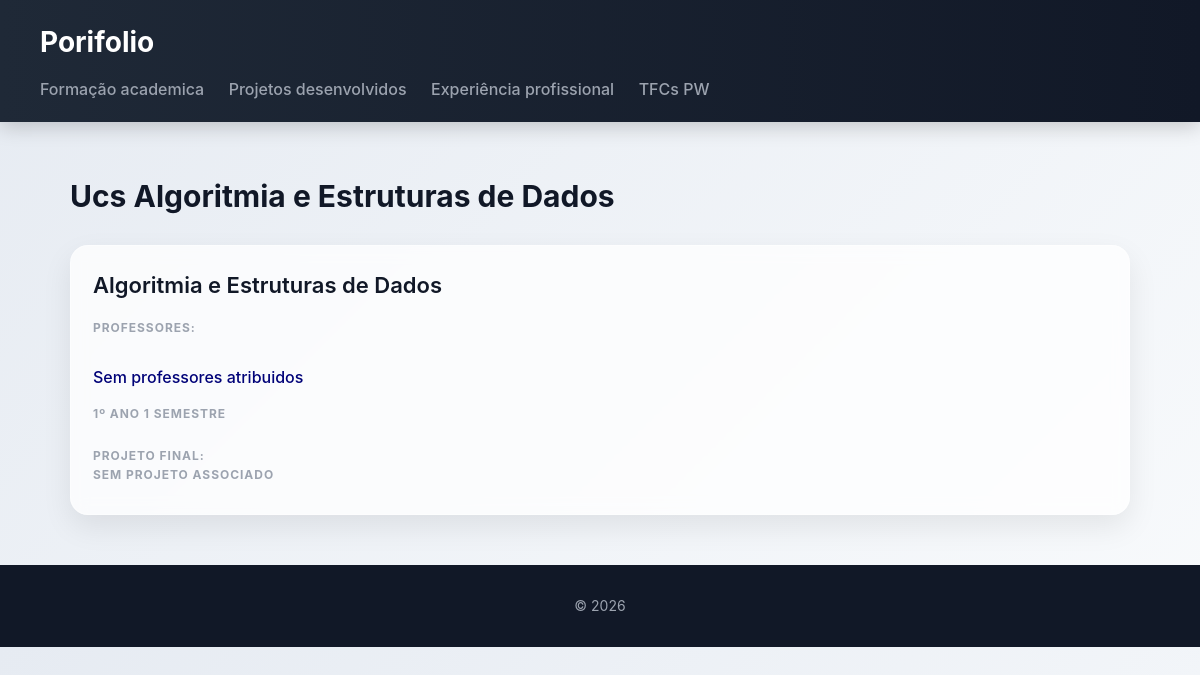
Before: /portifolio/ucs/27/ with the older database file.
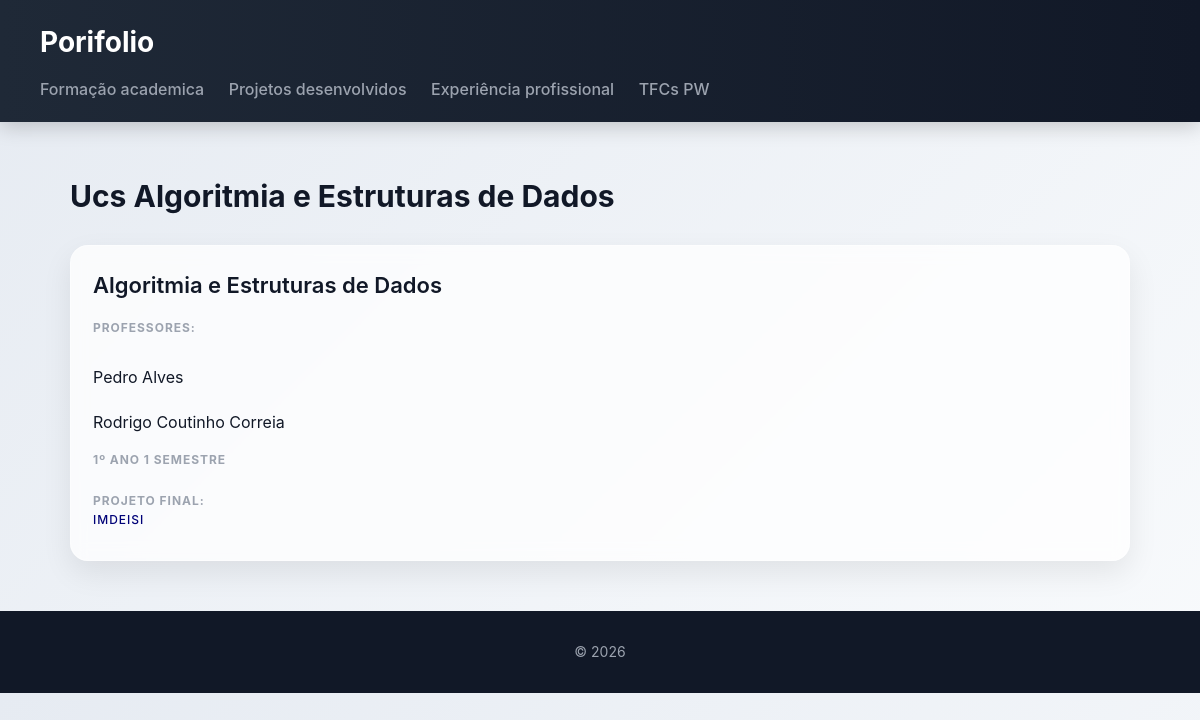
After: the same page with the newer database file.
### portifolio/models.py (models this page shows)
class UC (models.Model):
    nome = models.CharField(max_length=500, null=False, blank=False)
    docentes = models.ManyToManyField(Docente, blank=False)
    tecnologias_aprendidas = models.ManyToManyField(Tecnologia, blank=True)
    projeto_final = models.OneToOneField(Projeto, null=True, on_delete=models.SET_NULL, blank=True)
    resumo = models.CharField(max_length=100)
    ect = models.IntegerField(blank=False, null=True)
    ano_curricular = models.IntegerField(blank=False, null=True)
    semestre = models.IntegerField(blank=False, null= True)
    class Meta:
        ordering = ['nome']
    def __str__(self):
        return self.nome

class Docente (models.Model):
    nome = models.CharField(max_length=200, null=False, blank=False)
    link = models.URLField(blank=True, null = True)
    email = models.EmailField(blank=True)
    class Meta:
        ordering = ['nome']
    def __str__(self):
        return self.nome

class Projeto (models.Model):
    titulo = models.CharField(max_length=100, null=False, blank=False)
    docentes = models.ManyToManyField(Docente, blank=False)
    nota_final = models.DecimalField(max_digits=3, decimal_places=1, null= False, blank=False)
    tecnologias_usadas = models.ManyToManyField(Tecnologia, blank=False)
    descricao = models.CharField(max_length=200)
    exemplo = models.ImageField(upload_to='projetos/', null=True, blank=True)
    link_deisi = models.URLField(null=True ,blank=True)
    class Meta:
        ordering = ['titulo']
    def __str__(self):
        return self.titulo

### portifolio/views.py (the view)
# urls.py: path("ucs/<int:id>/", views.uc_view, name='uc'),
def uc_view(request, id):
    uc = UC.objects.get(id=id)
    return render(request, 'portifolio/uc.html', {'uc': uc})

### portifolio/templates/portifolio/uc.html
{% extends "portifolio/base.html" %}
{% block content %}
<h2>Ucs {{uc}}</h2>
<section>
    <article>
        <header>
            <h3>{{ uc.nome }}</h3>
        </header>
        <section>
            <h4>Professores:</h4>
            {% for docente in uc.docentes.all %}
            <ul>{{docente}}</ul>
            {% empty %}
            <a>Sem professores atribuidos</a>
            {%endfor%}
        </section>
        <section>
            <h4>{{uc.ano_curricular}}º ano {{uc.semestre}} semestre</h4>
        </section>
        <section>
            <h4>Projeto final:
                <ul>
                {% if uc.projeto_final %}
                <a href="{% url 'projeto' uc.projeto_final.id %}">
                    {{ uc.projeto_final }}
                </a>
                {% else %}
                <span>Sem projeto associado</span>
                {% endif %}
                </ul>
            </h4>
        </section>
    </article>
</section>
{% endblock %}

Changed rows visible on the page:
changed UC "Algoritmia e Estruturas de Dados": projeto_final_id empty → 7 (drawn); projeto_final (not shown) → "IMDEISI"
now on this page (row unchanged): Docente: nome "Pedro Alves"
now on this page (row unchanged): Docente: nome "Rodrigo Coutinho Correia"
Other visible differences:
text no longer shown: "Sem professores atribuidos SEM PROJETO ASSOCIADO"
